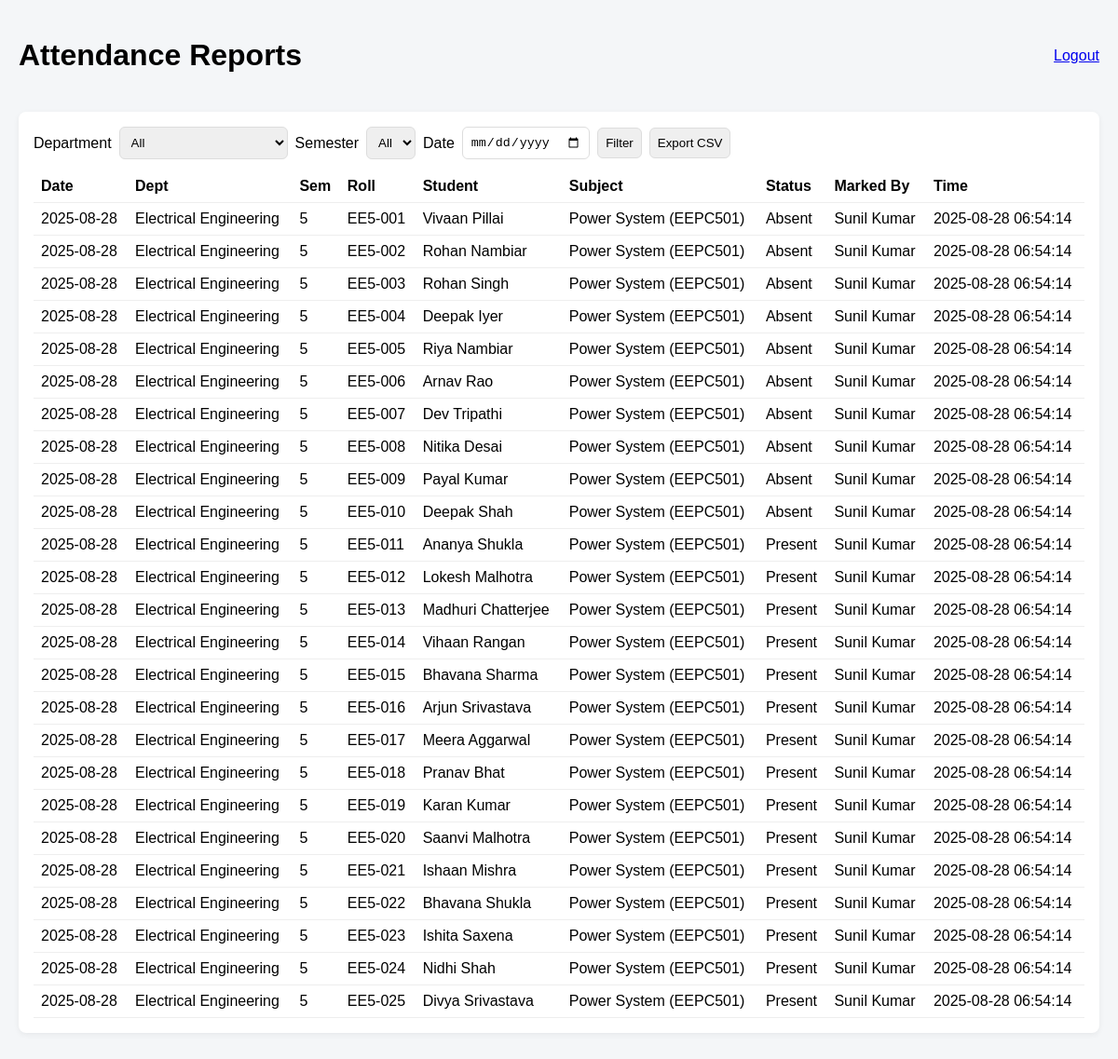
The app's page /reports.php (signed in) with its own data.
### tables this page shows
CREATE TABLE `attendance` (
  `id` int NOT NULL,
  `student_id` int NOT NULL,
  `department_id` int NOT NULL,
  `semester` tinyint NOT NULL,
  `date` date NOT NULL,
  `subject` varchar(255) DEFAULT NULL,
  `status` enum('Present','Absent') NOT NULL,
  `marked_by` int NOT NULL,
  `timestamp` timestamp NULL DEFAULT CURRENT_TIMESTAMP
);

CREATE TABLE `departments` (
  `id` int NOT NULL,
  `department_name` varchar(100) NOT NULL
);

CREATE TABLE `students` (
  `id` int NOT NULL,
  `name` varchar(100) NOT NULL,
  `roll_number` varchar(20) NOT NULL,
  `department_id` int NOT NULL,
  `semester` tinyint NOT NULL
);

CREATE TABLE `teachers` (
  `id` int NOT NULL,
  `username` varchar(50) NOT NULL,
  `password` varchar(255) NOT NULL,
  `name` varchar(100) NOT NULL
);

### reports.php (the view, shortened to what this page needs)
<?php
require '../config.php';
$filter_date = $_GET['date'] ?? '';
$params = [];
$sql = "SELECT a.*, s.name AS student_name, s.roll_number, d.department_name, t.name AS teacher_name
        FROM attendance a
        JOIN students s ON a.student_id = s.id
        JOIN departments d ON a.department_id = d.id
        JOIN teachers t ON a.marked_by = t.id";
$sql .= " ORDER BY a.date DESC, d.department_name, s.roll_number LIMIT 1000";
$stmt = $pdo->prepare($sql);
$stmt->execute($params);
$rows = $stmt->fetchAll();
?>
<!doctype html>
<html>
<head>
  <link rel="stylesheet" href="../style.css">
</head>
<body>
  <header>
    <h1>Attendance Reports</h1>
    <a href="admin_logout.php">Logout</a>
  </header>
  <div class="card">
    <form method="get" class="inline-form">
      <label>Department</label>
      <select name="department">
        <option value="">All</option>
      </select>
      <label>Semester</label>
      <select name="semester">
        <option value="">All</option>
      </select>
      <label>Date</label>
      <input type="date" name="date" value="<?=htmlspecialchars($filter_date)?>">
      <button type="submit">Filter</button>
      <button type="submit" name="export" value="csv">Export CSV</button>
    </form>
    <table class="table">
      <thead><tr><th>Date</th><th>Dept</th><th>Sem</th><th>Roll</th><th>Student</th><th>Subject</th><th>Status</th><th>Marked By</th><th>Time</th></tr></thead>
      <tbody>
        <?php foreach($rows as $r): ?>
          <tr>
            <td><?=htmlspecialchars($r['date'])?></td>
            <td><?=htmlspecialchars($r['department_name'])?></td>
            <td><?=htmlspecialchars($r['semester'])?></td>
            <td><?=htmlspecialchars($r['roll_number'])?></td>
            <td><?=htmlspecialchars($r['student_name'])?></td>
            <td><?=htmlspecialchars($r['subject'])?></td>
            <td><?=htmlspecialchars($r['status'])?></td>
            <td><?=htmlspecialchars($r['teacher_name'])?></td>
            <td><?=htmlspecialchars($r['timestamp'])?></td>
          </tr>
        <?php endforeach; ?>
      </tbody>
    </table>
  </div>
</body>
</html>

### style.css (style rules this page uses)
body { font-family: Arial, sans-serif; background: #f4f6f8; margin: 0; padding: 20px; }
header { display: flex; justify-content: space-between; align-items: center; margin-bottom: 20px; }
.card { background: white; padding: 16px; border-radius: 8px; box-shadow: 0 2px 6px rgba(0, 0, 0, 0.06); margin-bottom: 16px; }
.inline-form { display: flex; gap: 8px; align-items: center; flex-wrap: wrap; }
input, select, button { padding: 8px; border: 1px solid #ddd; border-radius: 6px; }
button { cursor: pointer; }
.table { width: 100%; border-collapse: collapse; margin-top: 12px; }
.table th, .table td { padding: 8px; border-bottom: 1px solid #eee; text-align: left; }

### records on screen
attendance: date "2025-08-28", department.department_name "Electrical Engineering", semester "5", student.roll_number "EE5-001", student.name "Vivaan Pillai", subject "Power System (EEPC501)", status "Absent", marked_by.name "Sunil Kumar", timestamp "2025-08-28 06:54:14"
attendance: date "2025-08-28", department.department_name "Electrical Engineering", semester "5", student.roll_number "EE5-002", student.name "Rohan Nambiar", subject "Power System (EEPC501)", status "Absent", marked_by.name "Sunil Kumar", timestamp "2025-08-28 06:54:14"
attendance: date "2025-08-28", department.department_name "Electrical Engineering", semester "5", student.roll_number "EE5-003", student.name "Rohan Singh", subject "Power System (EEPC501)", status "Absent", marked_by.name "Sunil Kumar", timestamp "2025-08-28 06:54:14"
attendance: date "2025-08-28", department.department_name "Electrical Engineering", semester "5", student.roll_number "EE5-004", student.name "Deepak Iyer", subject "Power System (EEPC501)", status "Absent", marked_by.name "Sunil Kumar", timestamp "2025-08-28 06:54:14"
attendance: date "2025-08-28", department.department_name "Electrical Engineering", semester "5", student.roll_number "EE5-005", student.name "Riya Nambiar", subject "Power System (EEPC501)", status "Absent", marked_by.name "Sunil Kumar", timestamp "2025-08-28 06:54:14"
attendance: date "2025-08-28", department.department_name "Electrical Engineering", semester "5", student.roll_number "EE5-006", student.name "Arnav Rao", subject "Power System (EEPC501)", status "Absent", marked_by.name "Sunil Kumar", timestamp "2025-08-28 06:54:14"
attendance: date "2025-08-28", department.department_name "Electrical Engineering", semester "5", student.roll_number "EE5-007", student.name "Dev Tripathi", subject "Power System (EEPC501)", status "Absent", marked_by.name "Sunil Kumar", timestamp "2025-08-28 06:54:14"
attendance: date "2025-08-28", department.department_name "Electrical Engineering", semester "5", student.roll_number "EE5-008", student.name "Nitika Desai", subject "Power System (EEPC501)", status "Absent", marked_by.name "Sunil Kumar", timestamp "2025-08-28 06:54:14"
attendance: date "2025-08-28", department.department_name "Electrical Engineering", semester "5", student.roll_number "EE5-009", student.name "Payal Kumar", subject "Power System (EEPC501)", status "Absent", marked_by.name "Sunil Kumar", timestamp "2025-08-28 06:54:14"
attendance: date "2025-08-28", department.department_name "Electrical Engineering", semester "5", student.roll_number "EE5-010", student.name "Deepak Shah", subject "Power System (EEPC501)", status "Absent", marked_by.name "Sunil Kumar", timestamp "2025-08-28 06:54:14"
attendance: date "2025-08-28", department.department_name "Electrical Engineering", semester "5", student.roll_number "EE5-011", student.name "Ananya Shukla", subject "Power System (EEPC501)", status "Present", marked_by.name "Sunil Kumar", timestamp "2025-08-28 06:54:14"
attendance: date "2025-08-28", department.department_name "Electrical Engineering", semester "5", student.roll_number "EE5-012", student.name "Lokesh Malhotra", subject "Power System (EEPC501)", status "Present", marked_by.name "Sunil Kumar", timestamp "2025-08-28 06:54:14"
attendance: date "2025-08-28", department.department_name "Electrical Engineering", semester "5", student.roll_number "EE5-013", student.name "Madhuri Chatterjee", subject "Power System (EEPC501)", status "Present", marked_by.name "Sunil Kumar", timestamp "2025-08-28 06:54:14"
attendance: date "2025-08-28", department.department_name "Electrical Engineering", semester "5", student.roll_number "EE5-014", student.name "Vihaan Rangan", subject "Power System (EEPC501)", status "Present", marked_by.name "Sunil Kumar", timestamp "2025-08-28 06:54:14"
attendance: date "2025-08-28", department.department_name "Electrical Engineering", semester "5", student.roll_number "EE5-015", student.name "Bhavana Sharma", subject "Power System (EEPC501)", status "Present", marked_by.name "Sunil Kumar", timestamp "2025-08-28 06:54:14"
attendance: date "2025-08-28", department.department_name "Electrical Engineering", semester "5", student.roll_number "EE5-016", student.name "Arjun Srivastava", subject "Power System (EEPC501)", status "Present", marked_by.name "Sunil Kumar", timestamp "2025-08-28 06:54:14"
attendance: date "2025-08-28", department.department_name "Electrical Engineering", semester "5", student.roll_number "EE5-017", student.name "Meera Aggarwal", subject "Power System (EEPC501)", status "Present", marked_by.name "Sunil Kumar", timestamp "2025-08-28 06:54:14"
attendance: date "2025-08-28", department.department_name "Electrical Engineering", semester "5", student.roll_number "EE5-018", student.name "Pranav Bhat", subject "Power System (EEPC501)", status "Present", marked_by.name "Sunil Kumar", timestamp "2025-08-28 06:54:14"
attendance: date "2025-08-28", department.department_name "Electrical Engineering", semester "5", student.roll_number "EE5-019", student.name "Karan Kumar", subject "Power System (EEPC501)", status "Present", marked_by.name "Sunil Kumar", timestamp "2025-08-28 06:54:14"
attendance: date "2025-08-28", department.department_name "Electrical Engineering", semester "5", student.roll_number "EE5-020", student.name "Saanvi Malhotra", subject "Power System (EEPC501)", status "Present", marked_by.name "Sunil Kumar", timestamp "2025-08-28 06:54:14"
attendance: date "2025-08-28", department.department_name "Electrical Engineering", semester "5", student.roll_number "EE5-021", student.name "Ishaan Mishra", subject "Power System (EEPC501)", status "Present", marked_by.name "Sunil Kumar", timestamp "2025-08-28 06:54:14"
attendance: date "2025-08-28", department.department_name "Electrical Engineering", semester "5", student.roll_number "EE5-022", student.name "Bhavana Shukla", subject "Power System (EEPC501)", status "Present", marked_by.name "Sunil Kumar", timestamp "2025-08-28 06:54:14"
attendance: date "2025-08-28", department.department_name "Electrical Engineering", semester "5", student.roll_number "EE5-023", student.name "Ishita Saxena", subject "Power System (EEPC501)", status "Present", marked_by.name "Sunil Kumar", timestamp "2025-08-28 06:54:14"
attendance: date "2025-08-28", department.department_name "Electrical Engineering", semester "5", student.roll_number "EE5-024", student.name "Nidhi Shah", subject "Power System (EEPC501)", status "Present", marked_by.name "Sunil Kumar", timestamp "2025-08-28 06:54:14"
attendance: date "2025-08-28", department.department_name "Electrical Engineering", semester "5", student.roll_number "EE5-025", student.name "Divya Srivastava", subject "Power System (EEPC501)", status "Present", marked_by.name "Sunil Kumar", timestamp "2025-08-28 06:54:14"
